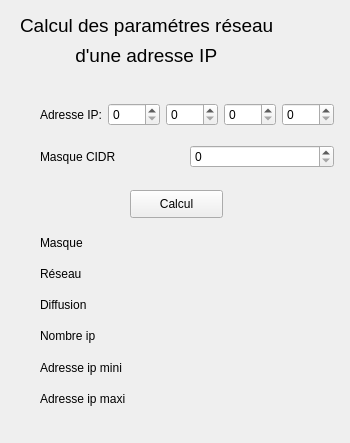
<?xml version="1.0" encoding="UTF-8"?>
<ui version="4.0">
 <class>Widget</class>
 <widget class="QWidget" name="Widget">
  <property name="geometry">
   <rect>
    <x>0</x>
    <y>0</y>
    <width>350</width>
    <height>443</height>
   </rect>
  </property>
  <property name="windowTitle">
   <string>Calcul adresse IP</string>
  </property>
  <widget class="QWidget" name="verticalLayoutWidget">
   <property name="geometry">
    <rect>
     <x>40</x>
     <y>90</y>
     <width>294</width>
     <height>91</height>
    </rect>
   </property>
   <layout class="QVBoxLayout" name="verticalLayout">
    <item>
     <layout class="QHBoxLayout" name="horizontalLayout">
      <item>
       <widget class="QLabel" name="label">
        <property name="enabled">
         <bool>true</bool>
        </property>
        <property name="text">
         <string>Adresse IP:</string>
        </property>
       </widget>
      </item>
      <item>
       <widget class="QSpinBox" name="spinBoxIP3">
        <property name="maximum">
         <number>255</number>
        </property>
       </widget>
      </item>
      <item>
       <widget class="QSpinBox" name="spinBoxIP2">
        <property name="maximum">
         <number>255</number>
        </property>
       </widget>
      </item>
      <item>
       <widget class="QSpinBox" name="spinBoxIP1">
        <property name="maximum">
         <number>255</number>
        </property>
       </widget>
      </item>
      <item>
       <widget class="QSpinBox" name="spinBoxIP0">
        <property name="maximum">
         <number>255</number>
        </property>
       </widget>
      </item>
     </layout>
    </item>
    <item>
     <layout class="QHBoxLayout" name="horizontalLayout_2">
      <item>
       <widget class="QLabel" name="label_2">
        <property name="text">
         <string>Masque CIDR</string>
        </property>
       </widget>
      </item>
      <item>
       <widget class="QSpinBox" name="spinBoxMasque">
        <property name="maximum">
         <number>32</number>
        </property>
       </widget>
      </item>
     </layout>
    </item>
   </layout>
  </widget>
  <widget class="QLabel" name="label_3">
   <property name="geometry">
    <rect>
     <x>20</x>
     <y>10</y>
     <width>321</width>
     <height>31</height>
    </rect>
   </property>
   <property name="font">
    <font>
     <pointsize>14</pointsize>
    </font>
   </property>
   <property name="text">
    <string>Calcul des paramétres réseau </string>
   </property>
  </widget>
  <widget class="QPushButton" name="pushButtonCalcul">
   <property name="geometry">
    <rect>
     <x>130</x>
     <y>190</y>
     <width>93</width>
     <height>28</height>
    </rect>
   </property>
   <property name="text">
    <string>Calcul</string>
   </property>
  </widget>
  <widget class="QWidget" name="verticalLayoutWidget_2">
   <property name="geometry">
    <rect>
     <x>40</x>
     <y>230</y>
     <width>281</width>
     <height>181</height>
    </rect>
   </property>
   <layout class="QVBoxLayout" name="verticalLayout_2">
    <item>
     <widget class="QLabel" name="label_Masque">
      <property name="text">
       <string>Masque</string>
      </property>
     </widget>
    </item>
    <item>
     <widget class="QLabel" name="label_Reseau">
      <property name="text">
       <string>Réseau</string>
      </property>
     </widget>
    </item>
    <item>
     <widget class="QLabel" name="label_Diffusion">
      <property name="text">
       <string>Diffusion</string>
      </property>
     </widget>
    </item>
    <item>
     <widget class="QLabel" name="label_Nbre">
      <property name="text">
       <string>Nombre ip</string>
      </property>
     </widget>
    </item>
    <item>
     <widget class="QLabel" name="label_IPmini">
      <property name="text">
       <string>Adresse ip mini</string>
      </property>
     </widget>
    </item>
    <item>
     <widget class="QLabel" name="label_IPmaxi">
      <property name="text">
       <string>Adresse ip maxi</string>
      </property>
     </widget>
    </item>
   </layout>
  </widget>
  <widget class="QLabel" name="label_4">
   <property name="geometry">
    <rect>
     <x>70</x>
     <y>40</y>
     <width>321</width>
     <height>31</height>
    </rect>
   </property>
   <property name="font">
    <font>
     <pointsize>14</pointsize>
    </font>
   </property>
   <property name="text">
    <string> d'une adresse IP</string>
   </property>
  </widget>
 </widget>
 <resources/>
 <connections/>
</ui>
